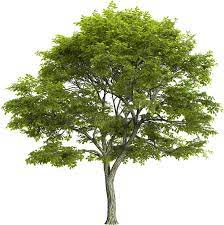
#> input picture data/tree.jfif, 224 x 225 px, found by its file name
$ python images.py
#> lines starting #> are read from the running program, lines starting #| are printed output that depends on the picture
from ast import parse
import cv2, argparse

parser=argparse.ArgumentParser()
parser.add_argument('--path',default='./data/tree.jfif',help='Image path.')
params=parser.parse_args()
img=cv2.imread(params.path)
#> img is the input picture: shape (225, 224, 3); mean B, G, R 158.7, 188.6, 183.5

assert img is not None
print(f"read {params.path}")
print(f"shape {img.shape}")
#| shape (225, 224, 3)
print(f"dtype {img.dtype} \n")
#| dtype uint8

#convert to grey scale
img=cv2.imread(params.path,cv2.IMREAD_GRAYSCALE)
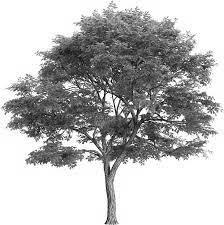
#> img: shape (225, 224); min 0, max 255, mean 183.7
assert img is not None
print(f"read {params.path}")
print(f"shape {img.shape}")
#| shape (225, 224)
print(f"dtype {img.dtype}")
#| dtype uint8

img=cv2.imread("./data/tree.jfif")
img_size=img.shape[0:2]
#> img_size = (225, 224)

cv2.imshow("img",img)
cv2.waitKey(2000)

$ run again, with data/car.jfif copied over data/tree.jfif
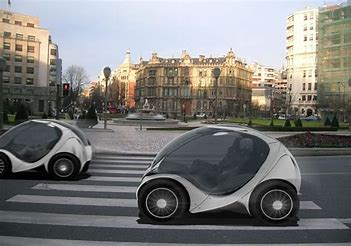
#> input picture data/car.jfif, 351 x 246 px, found by its file name
#> img is the input picture: shape (246, 351, 3); mean B, G, R 121, 122.6, 123
#| shape (246, 351, 3)
#| dtype uint8
#> `img=cv2.imread(params.path,cv2.IMREAD_GRAYSCALE)`:
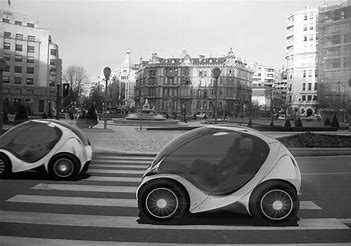
#> img: shape (246, 351); min 0, max 255, mean 122.5
#| shape (246, 351)
#| dtype uint8

$ run again, with data/cask.jfif copied over data/tree.jfif
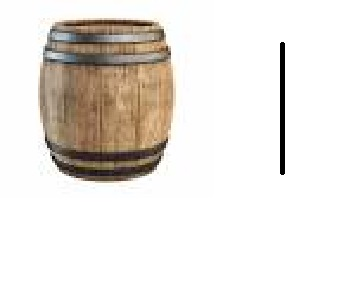
#> input picture data/cask.jfif, 341 x 298 px, found by its file name
#> img is the input picture: shape (298, 341, 3); mean B, G, R 222.4, 227.5, 232.1
#| shape (298, 341, 3)
#| dtype uint8
#> `img=cv2.imread(params.path,cv2.IMREAD_GRAYSCALE)`:
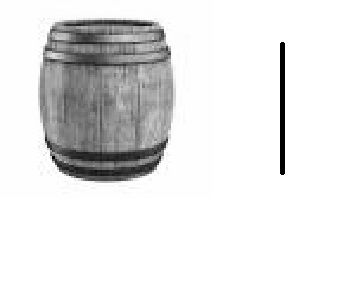
#> img: shape (298, 341); min 0, max 255, mean 228.3
#| shape (298, 341)
#| dtype uint8

$ run again, with data/cask2.jfif copied over data/tree.jfif
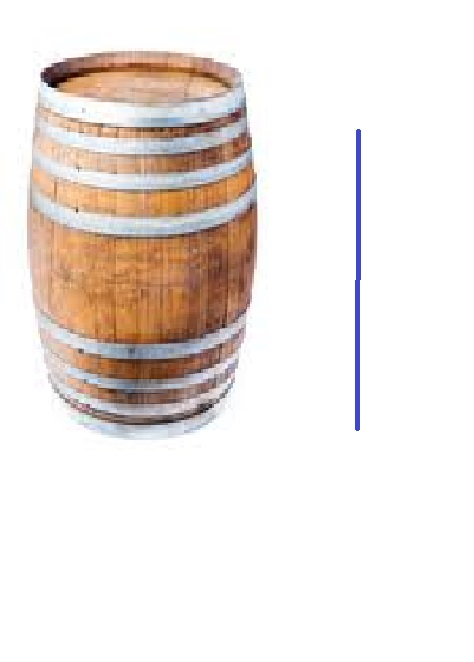
#> input picture data/cask2.jfif, 474 x 662 px, found by its file name
#> img is the input picture: shape (662, 474, 3); mean B, G, R 224.6, 229.1, 237.1
#| shape (662, 474, 3)
#| dtype uint8
#> `img=cv2.imread(params.path,cv2.IMREAD_GRAYSCALE)`:
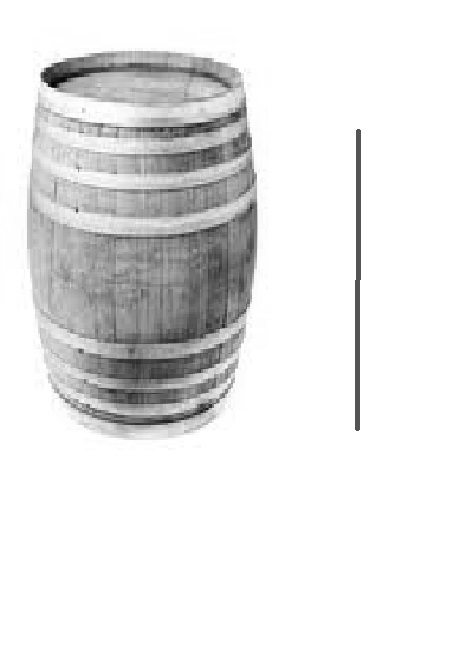
#> img: shape (662, 474); min 1, max 255, mean 231
#| shape (662, 474)
#| dtype uint8
